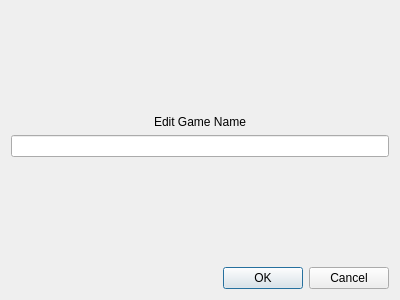
<?xml version="1.0" encoding="UTF-8"?>
<ui version="4.0">
 <class>game_title_edit</class>
 <widget class="QDialog" name="game_title_edit">
  <property name="geometry">
   <rect>
    <x>0</x>
    <y>0</y>
    <width>400</width>
    <height>300</height>
   </rect>
  </property>
  <property name="windowTitle">
   <string>Game Name Edit</string>
  </property>
  <layout class="QVBoxLayout" name="verticalLayout">
   <item>
    <spacer name="verticalSpacer_2">
     <property name="orientation">
      <enum>Qt::Vertical</enum>
     </property>
     <property name="sizeHint" stdset="0">
      <size>
       <width>20</width>
       <height>40</height>
      </size>
     </property>
    </spacer>
   </item>
   <item alignment="Qt::AlignHCenter">
    <widget class="QLabel" name="label">
     <property name="text">
      <string>Edit Game Name</string>
     </property>
    </widget>
   </item>
   <item>
    <widget class="QLineEdit" name="lineEdit"/>
   </item>
   <item>
    <spacer name="verticalSpacer_3">
     <property name="orientation">
      <enum>Qt::Vertical</enum>
     </property>
     <property name="sizeHint" stdset="0">
      <size>
       <width>20</width>
       <height>40</height>
      </size>
     </property>
    </spacer>
   </item>
   <item>
    <widget class="QDialogButtonBox" name="buttonBox">
     <property name="orientation">
      <enum>Qt::Horizontal</enum>
     </property>
     <property name="standardButtons">
      <set>QDialogButtonBox::Cancel|QDialogButtonBox::Ok</set>
     </property>
    </widget>
   </item>
  </layout>
 </widget>
 <resources/>
 <connections>
  <connection>
   <sender>buttonBox</sender>
   <signal>accepted()</signal>
   <receiver>game_title_edit</receiver>
   <slot>accept()</slot>
   <hints>
    <hint type="sourcelabel">
     <x>248</x>
     <y>254</y>
    </hint>
    <hint type="destinationlabel">
     <x>157</x>
     <y>274</y>
    </hint>
   </hints>
  </connection>
  <connection>
   <sender>buttonBox</sender>
   <signal>rejected()</signal>
   <receiver>game_title_edit</receiver>
   <slot>reject()</slot>
   <hints>
    <hint type="sourcelabel">
     <x>316</x>
     <y>260</y>
    </hint>
    <hint type="destinationlabel">
     <x>286</x>
     <y>274</y>
    </hint>
   </hints>
  </connection>
 </connections>
</ui>
